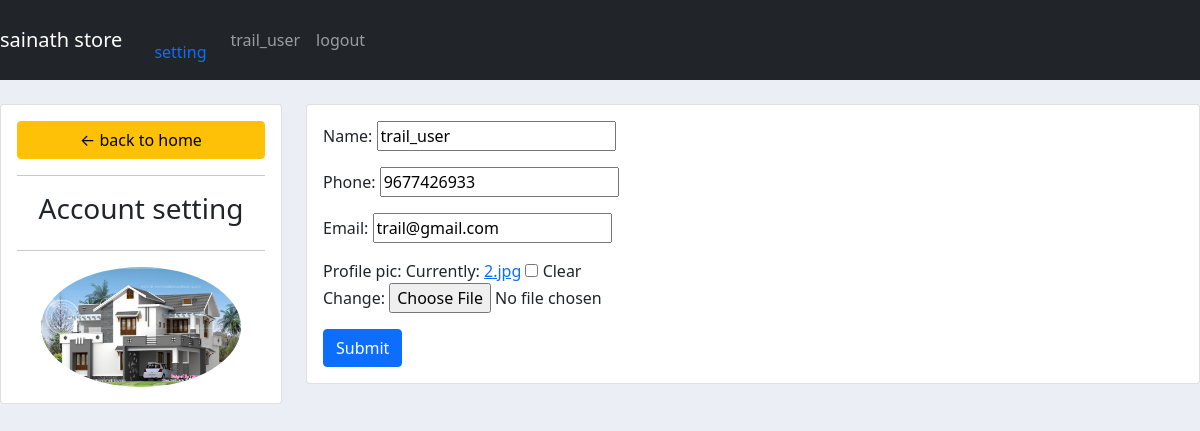
Screenshot of /account_setting (signed in) with the database file from the repository.
### accounts/models.py (models this page shows, shortened)
class Customer(models.Model):
    user = models.OneToOneField(User, null=True,blank=True, on_delete=models.CASCADE)
    name = models.CharField(max_length=200, null=True)
    phone = models.CharField(max_length=200, null=True)
    email = models.CharField(max_length=200, null=True)
    profile_pic = models.ImageField(default="common.jpg",null=True, blank=True)
    date_created = models.DateTimeField(auto_now_add=True)

### accounts/decorators.py (the view)
        def inner_func(request, *args, **kwargs):
            group = None
            if request.user.groups.exists():
                group = request.user.groups.all()[0].name
            if group in allowed:
                return func(request, *args, **kwargs)
            else:
                return HttpResponse("you are not allowed")

### accounts/form.py
class CustomerForm(ModelForm):
    class Meta:
        model = Customer
        fields = "__all__"
        exclude = ["user"]

### accounts/views.py (called while the page is built)
@login_required(login_url="login")
@allowed_users(allowed=["customer"])
def account_setting(request):
    customer = request.user.customer
    form = CustomerForm(instance=customer)
    if request.method == "POST":
        form = CustomerForm(request.POST, request.FILES, instance=customer)
        if form.is_valid():
            form.save()
    return render(request, "accounts/account_setting.html",{"form":form})

### accounts/templates/accounts/account_setting.html (shortened to what this page needs)
{% extends 'accounts/layout.html'%}
{% load static %}
{% block content %}
<br>
<div class="row">
    <div class="col-md-3">
        <div class="card card-body">
            <a class="btn btn-warning" href="{% url 'home'%}"> &#8592 back to home</a>
            <hr>
            <h3 style="text-align: center"> Account setting</h3>
           <hr>
           <img class="profile_pic" src="{{request.user.customer.profile_pic.url}}">
        </div>
    </div>
    <div class="col-md-9">
        <div class="card card-body">
            <form method="POST" action="" enctype="multipart/form-data">
                {{form.as_p}}
                <input class="btn btn-primary" type="submit" name="upadte account">
            </form>
        </div>
    </div>
</div>
{% endblock %}

### accounts/templates/accounts/navbar.html (shortened to what this page needs)
<nav class="navbar navbar-expand-lg navbar-dark bg-dark">
    <a class="navbar-brand" href="#">sainath store</a>
    {% if request.user.is_staff %}
    <div class="collapse navbar-collapse" id="navbarNav">
      <ul class="navbar-nav">
        <li class="nav-item active">
          <a class="nav-link" href="{% url 'home' %}">Home <span class="sr-only"></span></a>
        </li>
        <li class="nav-item">
          <a class="nav-link" href="{% url 'products' %}">Products</a>
        </li>
        {% else %}
        <li class="nav-item">
          <a class="nav-link" href="{% url 'account_setting' %}"> setting</a>
        </li>
    {% endif %}
    <ul class="navbar-nav">
    <li class="nav-item">
      <a class="nav-link">{{request.user}}</a>
    </li>
    <li class="nav-item">
      <a class="nav-link" href="{% url 'logout_user' %}">logout</a>
    </li>
    </ul>
  </nav>

### static/css/main.css (style rules this page uses)
body { background-color: #ebeff5; }

### accounts/templates/accounts/account_setting.html (style rules this page uses)
.profile_pic { max-width: 200px; max-height:200px; margin: 0 auto; border-radius: 50%; }

### rows the page displays
Customer: name "trail_user", phone "9677426933", email "trail@gmail.com"

### other values shown
{{ request.user }} "trail_user"
